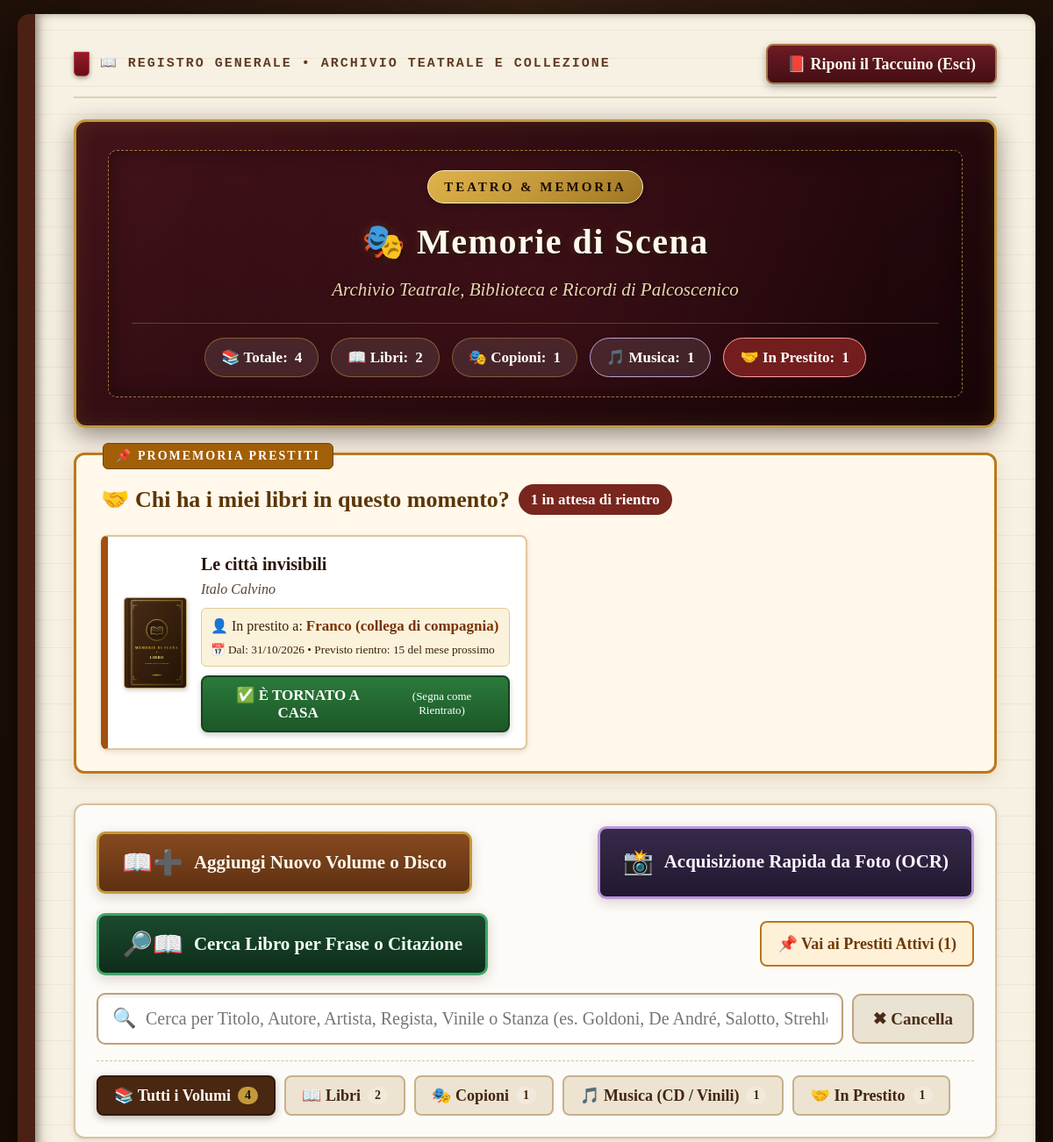
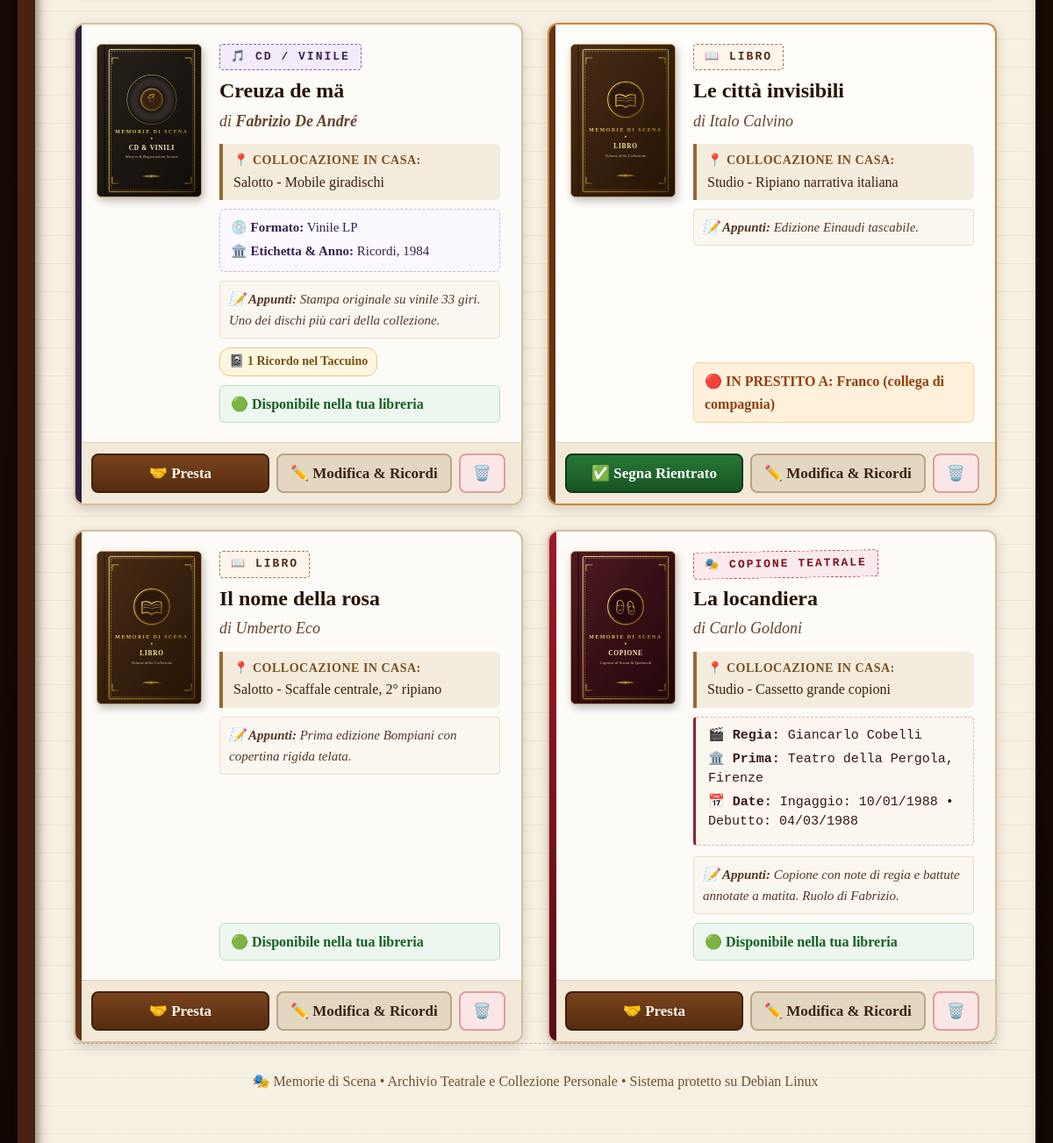
Before: / with the older database file (2 pictures, top to bottom).
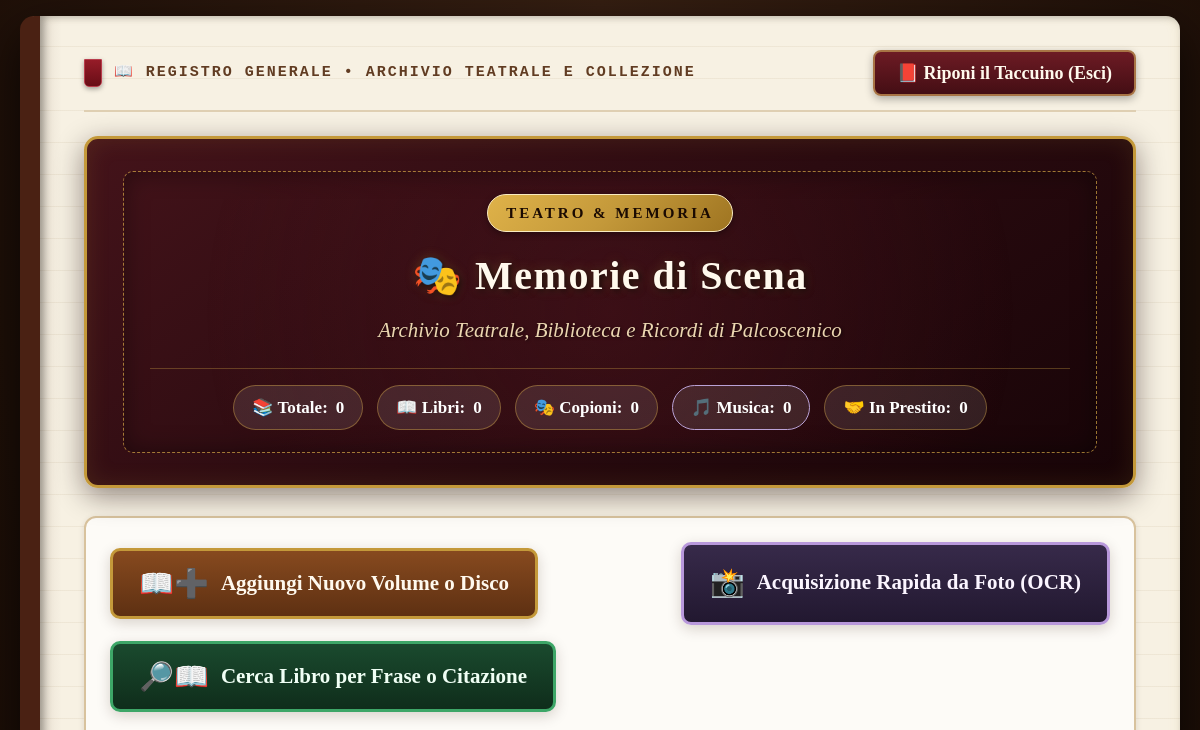
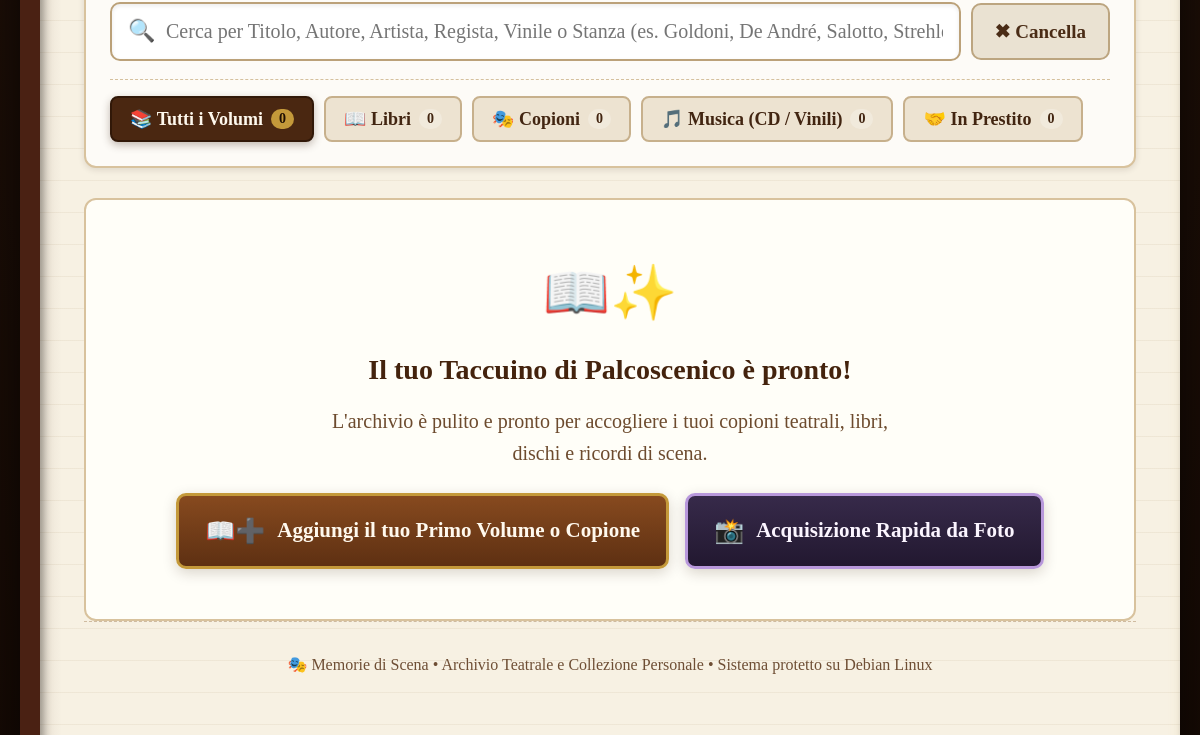
After: the same page with the newer database file (2 pictures, top to bottom).
### tables this page shows
CREATE TABLE prestiti (
            id INTEGER PRIMARY KEY AUTOINCREMENT,
            elemento_id INTEGER NOT NULL REFERENCES elementi(id) ON DELETE CASCADE,
            nome_persona TEXT NOT NULL,
            data_prestito TEXT NOT NULL,
            data_rientro_prevista TEXT,
            data_rientro_effettiva TEXT,
            stato TEXT NOT NULL DEFAULT 'In Prestito' CHECK(stato IN ('In Prestito', 'Rientrato'))
        );

CREATE TABLE "elementi" (
            id INTEGER PRIMARY KEY AUTOINCREMENT,
            tipo TEXT NOT NULL CHECK(tipo IN ('Libro', 'Copione', 'CD / Vinile')),
            titolo TEXT NOT NULL,
            autore TEXT,
            collocazione_casa TEXT,
            note TEXT,
            copertina_path TEXT,
            data_inserimento TEXT NOT NULL,
            regista TEXT,
            prima_esibizione_luogo TEXT,
            data_ingaggio TEXT,
            data_prima TEXT,
            formato TEXT,
            etichetta_anno TEXT
        );

### app.py (the view)
@app.route("/")
def index():
    with get_db() as conn:
        cursor = conn.cursor()
        cursor.execute("""
            SELECT
                p.id AS prestito_id,
                p.nome_persona,
                p.data_prestito,
                p.data_rientro_prevista,
                e.id AS elemento_id,
                e.tipo,
                e.titolo,
                e.autore,
                e.collocazione_casa,
                e.copertina_path
            FROM prestiti p
            JOIN elementi e ON p.elemento_id = e.id
            WHERE p.stato = 'In Prestito'
            ORDER BY p.id DESC
        """)
        prestiti_attivi = [dict(row) for row in cursor.fetchall()]
        cursor.execute("""
            SELECT
                e.*,
                p.id AS prestito_id,
                p.nome_persona AS prestito_persona,
                p.data_prestito AS prestito_data,
                p.data_rientro_prevista AS prestito_rientro_previsto,
                CASE WHEN p.id IS NOT NULL THEN 1 ELSE 0 END AS in_prestito,
                (SELECT COUNT(*) FROM appunti a WHERE a.elemento_id = e.id) AS num_appunti
            FROM elementi e
            LEFT JOIN prestiti p ON e.id = p.elemento_id AND p.stato = 'In Prestito'
            ORDER BY e.id DESC
        """)
        elementi = [dict(row) for row in cursor.fetchall()]
    conteggio_totale = len(elementi)
    conteggio_libri = sum(1 for el in elementi if el['tipo'] == 'Libro')
    conteggio_copioni = sum(1 for el in elementi if el['tipo'] == 'Copione')
    conteggio_musica = sum(1 for el in elementi if el['tipo'] == 'CD / Vinile')
    conteggio_prestiti = len(prestiti_attivi)
    return render_template(
        "index.html",
        elementi=elementi,
        prestiti_attivi=prestiti_attivi,
        totale=conteggio_totale,
        num_libri=conteggio_libri,
        num_copioni=conteggio_copioni,
        num_musica=conteggio_musica,
        num_prestiti=conteggio_prestiti,
        data_oggi=date.today().strftime("%d/%m/%Y")
    )

### templates/index.html (shortened to what this page needs)
<!DOCTYPE html>
<html lang="it">
<head>
  <link rel="stylesheet" href="{{ url_for('static', filename='css/style.css') }}">
</head>
<body>
  <div class="app-container">
    <div class="taccuino-top-bar">
      <div class="taccuino-tag">
        <span class="segnalibro-nastro"></span>
        <span class="taccuino-tag-testo">📖 REGISTRO GENERALE &bull; ARCHIVIO TEATRALE E COLLEZIONE</span>
      </div>
      <button type="button" class="btn-riponi-taccuino" onclick="apriModalChiudi()" title="Chiudi l'archivio e riponi il taccuino">
        <span>📕 Riponi il Taccuino (Esci)</span>
      </button>
    </div>
    <header class="main-header">
      <div class="header-cornice">
        <span class="header-badge">Teatro &amp; Memoria</span>
        <h1 class="main-title">🎭 Memorie di Scena</h1>
        <p class="main-subtitle">Archivio Teatrale, Biblioteca e Ricordi di Palcoscenico</p>
        <div class="stats-bar">
          <div class="stat-pill">
            <span>📚 Totale:</span> <strong>{{ totale }}</strong>
          </div>
          <div class="stat-pill">
            <span>📖 Libri:</span> <strong>{{ num_libri }}</strong>
          </div>
          <div class="stat-pill">
            <span>🎭 Copioni:</span> <strong>{{ num_copioni }}</strong>
          </div>
          <div class="stat-pill" style="border-color: #baa2d6;">
            <span>🎵 Musica:</span> <strong>{{ num_musica }}</strong>
          </div>
          {% if num_prestiti > 0 %}
          <div class="stat-pill alert">
            <span>🤝 In Prestito:</span> <strong>{{ num_prestiti }}</strong>
          </div>
          {% else %}
          <div class="stat-pill">
            <span>🤝 In Prestito:</span> <strong>0</strong>
          </div>
          {% endif %}
        </div>
      </div>
    </header>
    {% if prestiti_attivi %}
    <section class="prestiti-banner" id="sezionePrestitiAttivi">
      <div class="prestiti-banner-header">
        <h2 class="prestiti-banner-title">
          <span>🤝 Chi ha i miei libri in questo momento?</span>
          <span class="prestiti-count-tag">{{ prestiti_attivi|length }} in attesa di rientro</span>
        </h2>
      </div>
      <div class="prestiti-grid">
        {% for p in prestiti_attivi %}
        <div class="prestito-row-card">
          <img src="{{ p.copertina_path }}" alt="Copertina" class="prestito-thumb" onerror="this.src='/static/covers/default_{{ 'copione' if p.tipo == 'Copione' else ('musica' if p.tipo == 'CD / Vinile' else 'libro') }}.svg'">
          <div class="prestito-info">
            <div class="prestito-titolo">{{ p.titolo }}</div>
            <div class="prestito-autore">{% if p.autore %}{{ p.autore }}{% else %}Autore/Artista non indicato{% endif %}</div>
            <div class="prestito-destinatario">
              👤 In prestito a: <strong>{{ p.nome_persona }}</strong><br>
              <small>📅 Dal: {{ p.data_prestito }}{% if p.data_rientro_prevista %} &bull; Previsto rientro: {{ p.data_rientro_prevista }}{% endif %}</small>
            </div>
            <form action="{{ url_for('segna_rientro', prestito_id=p.prestito_id) }}" method="POST" onsubmit="return confirm('Confermi che {{ p.nome_persona }} ha restituito il volume \'{{ p.titolo }}\'?');">
              <button type="submit" class="btn-rientro-rapido">
                <span>✅ È TORNATO A CASA</span>
                <small style="font-size: 13px; font-weight: normal;">(Segna come Rientrato)</small>
              </button>
            </form>
          </div>
        </div>
        {% endfor %}
      </div>
    </section>
    {% endif %}
    <section class="toolbar-section">
      <div class="toolbar-row-top">
        <button type="button" class="btn-aggiungi-grande" onclick="apriModalNuovo()">
          <span style="font-size: 28px;">📖➕</span>
          <span>Aggiungi Nuovo Volume o Disco</span>
        </button>
        <a href="{{ url_for('acquisizione_ocr') }}" class="btn-ocr-grande">
          <span style="font-size: 28px;">📸</span>
          <span>Acquisizione Rapida da Foto (OCR)</span>
        </a>
        <button type="button" class="btn-citazione-grande" onclick="apriModalRicercaCitazione()">
          <span style="font-size: 28px;">🔎📖</span>
          <span>Cerca Libro per Frase o Citazione</span>
        </button>
        {% if prestiti_attivi %}
        <a href="#sezionePrestitiAttivi" class="tab-btn" style="background: #fff0d8; border-color: #ba761e; color: #6e3a03;">
          <span>📌 Vai ai Prestiti Attivi ({{ prestiti_attivi|length }})</span>
        </a>
        {% endif %}
      </div>
      <div class="search-container">
        <div class="search-input-wrapper">
          <span class="search-icon">🔍</span>
          <input type="text" id="campoRicerca" class="search-input"
                 placeholder="Cerca per Titolo, Autore, Artista, Regista, Vinile o Stanza (es. Goldoni, De André, Salotto, Strehler)..."
                 autocomplete="off">
        </div>
        <button type="button" class="btn-pulisci-ricerca" id="btnCancellaRicerca" onclick="cancellaRicerca()">
          ✖ Cancella
        </button>
      </div>
      <div class="filter-tabs">
        <button type="button" class="tab-btn active" data-filter="tutti" onclick="applicaFiltroTipo('tutti', this)">
          <span>📚 Tutti i Volumi</span>
          <span class="tab-badge" id="badgeTotale">{{ totale }}</span>
        </button>
        <button type="button" class="tab-btn" data-filter="Libro" onclick="applicaFiltroTipo('Libro', this)">
          <span>📖 Libri</span>
          <span class="tab-badge">{{ num_libri }}</span>
        </button>
        <button type="button" class="tab-btn" data-filter="Copione" onclick="applicaFiltroTipo('Copione', this)">
          <span>🎭 Copioni</span>
          <span class="tab-badge">{{ num_copioni }}</span>
        </button>
        <button type="button" class="tab-btn" data-filter="CD / Vinile" onclick="applicaFiltroTipo('CD / Vinile', this)">
          <span>🎵 Musica (CD / Vinili)</span>
          <span class="tab-badge">{{ num_musica }}</span>
        </button>
        <button type="button" class="tab-btn" data-filter="in_prestito" onclick="applicaFiltroTipo('in_prestito', this)">
          <span>🤝 In Prestito</span>
          <span class="tab-badge">{{ num_prestiti }}</span>
        </button>
      </div>
    </section>
    <main>
      <div class="libri-grid" id="grigliaLibri">
        {% for el in elementi %}
        <article class="libro-card {% if el.tipo == 'Copione' %}tipo-copione{% elif el.tipo == 'CD / Vinile' %}tipo-musica{% endif %} {% if el.in_prestito %}in-prestito{% endif %}"
                 data-id="{{ el.id }}"
                 data-tipo="{{ el.tipo }}"
                 data-prestito="{{ '1' if el.in_prestito else '0' }}"
                 data-search="{{ (el.titolo ~ ' ' ~ (el.autore or '') ~ ' ' ~ (el.collocazione_casa or '') ~ ' ' ~ (el.note or '') ~ ' ' ~ (el.regista or '') ~ ' ' ~ (el.prima_esibizione_luogo or '') ~ ' ' ~ (el.formato or '') ~ ' ' ~ (el.etichetta_anno or '') ~ ' ' ~ (el.prestito_persona or ''))|lower }}">
          <div class="libro-card-body">
            <div class="libro-cover-container">
              <img src="{{ el.copertina_path }}"
                   alt="Copertina di {{ el.titolo }}"
                   class="libro-cover-img"
                   onerror="this.src='/static/covers/default_{{ 'copione' if el.tipo == 'Copione' else ('musica' if el.tipo == 'CD / Vinile' else 'libro') }}.svg'">
            </div>
            <div class="libro-content">
              <span class="badge-tipo {% if el.tipo == 'Copione' %}copione{% elif el.tipo == 'CD / Vinile' %}musica{% else %}libro{% endif %}">
                {% if el.tipo == 'Copione' %}
                  🎭 COPIONE TEATRALE
                {% elif el.tipo == 'CD / Vinile' %}
                  🎵 CD / VINILE
                {% else %}
                  📖 LIBRO
                {% endif %}
              </span>
              <h2 class="libro-titolo">{{ el.titolo }}</h2>
              <div class="libro-autore">
                {% if el.autore %}
                  {% if el.tipo == 'CD / Vinile' %}
                    di <strong>{{ el.autore }}</strong>
                  {% else %}
                    di {{ el.autore }}
                  {% endif %}
                {% else %}
                  <span style="opacity: 0.65;">Autore non specificato</span>
                {% endif %}
              </div>
              <div class="collocazione-box">
                <strong>📍 Collocazione in Casa:</strong>
                <span>{{ el.collocazione_casa or 'Posizione non ancora indicata' }}</span>
              </div>
              {% if el.tipo == 'Copione' %}
                <div class="teatro-details">
                  {% if el.regista %}
                    <div><strong>🎬 Regia:</strong> {{ el.regista }}</div>
                  {% endif %}
                  {% if el.prima_esibizione_luogo %}
                    <div><strong>🏛️ Prima:</strong> {{ el.prima_esibizione_luogo }}</div>
                  {% endif %}
                  {% if el.data_ingaggio or el.data_prima %}
                    <div>
                      <strong>📅 Date:</strong>
                      {% if el.data_ingaggio %}Ingaggio: {{ el.data_ingaggio }}{% endif %}
                      {% if el.data_ingaggio and el.data_prima %} &bull; {% endif %}
                      {% if el.data_prima %}Debutto: {{ el.data_prima }}{% endif %}
                    </div>
                  {% endif %}
                </div>
              {% endif %}
              {% if el.tipo == 'CD / Vinile' %}
                <div class="musica-details">
                  {% if el.formato %}
                    <div><strong>💿 Formato:</strong> {{ el.formato }}</div>
                  {% endif %}
                  {% if el.etichetta_anno %}
                    <div><strong>🏛️ Etichetta &amp; Anno:</strong> {{ el.etichetta_anno }}</div>
                  {% endif %}
                </div>
              {% endif %}
              {% if el.note %}
                <div class="note-box">
                  <strong>📝 Appunti:</strong> {{ el.note }}
                </div>
              {% endif %}
              {% if el.num_appunti and el.num_appunti > 0 %}
                <div class="ricordi-pill">
                  <span>📓 {{ el.num_appunti }} Ricord{{ 'o' if el.num_appunti == 1 else 'i' }} nel Taccuino</span>
                </div>
              {% endif %}
              {% if el.in_prestito %}
                <div class="stato-prestito-box fuori">
                  <span>🔴 IN PRESTITO A: <strong>{{ el.prestito_persona }}</strong></span>
                </div>
              {% else %}
                <div class="stato-prestito-box in-casa">
                  <span>🟢 Disponibile nella tua libreria</span>
                </div>
              {% endif %}
            </div>
          </div>
          <footer class="libro-card-actions">
            {% if el.in_prestito %}
              <form action="{{ url_for('segna_rientro', prestito_id=el.prestito_id) }}" method="POST" style="flex:1; display:flex;" onsubmit="return confirm('Confermi che \'{{ el.titolo }}\' è stato restituito?');">
                <button type="submit" class="btn-card btn-rientro">
                  ✅ Segna Rientrato
                </button>
              </form>
            {% else %}
              <button type="button" class="btn-card btn-presta" onclick="apriModalPrestito('{{ el.id }}', '{{ el.titolo|replace("'", "\\'") }}')">
                🤝 Presta
              </button>
            {% endif %}
            <button type="button" class="btn-card btn-modifica" onclick="apriModalModifica('{{ el.id }}')" title="Modifica dati, collocazione o taccuino ricordi">
              ✏️ Modifica &amp; Ricordi
            </button>
            <button type="button" class="btn-card btn-elimina" onclick="confermaElimina('{{ el.id }}', '{{ el.titolo|replace("'", "\\'") }}')" title="Rimuovi dall'archivio">
              🗑️
            </button>
          </footer>
        </article>
        {% endfor %}
        {% if totale == 0 %}
        <div class="nessun-risultato" style="display: block; border-style: solid; border-color: #d8c29d; background: #fffef8;">
          <div class="nessun-risultato-icon">📖✨</div>
          <h3 style="color: #44230d; font-size: 28px; margin-bottom: 12px;">Il tuo Taccuino di Palcoscenico è pronto!</h3>
          <p style="color: #6d4b2e; font-size: 20px; max-width: 600px; margin: 0 auto 24px auto;">
            L'archivio è pulito e pronto per accogliere i tuoi copioni teatrali, libri, dischi e ricordi di scena.
          </p>
          <div style="display: flex; gap: 16px; justify-content: center; flex-wrap: wrap;">
            <button type="button" class="btn-aggiungi-grande" onclick="apriModalNuovo()">
              <span style="font-size: 24px;">📖➕</span>
              <span>Aggiungi il tuo Primo Volume o Copione</span>
            </button>
            <a href="{{ url_for('acquisizione_ocr') }}" class="btn-ocr-grande">
              <span style="font-size: 24px;">📸</span>
              <span>Acquisizione Rapida da Foto</span>
            </a>
          </div>
        </div>
        {% endif %}
      </div>
    </main>
    <footer class="main-footer">
      <p>🎭 Memorie di Scena &bull; Archivio Teatrale e Collezione Personale &bull; Sistema protetto su Debian Linux</p>
    </footer>
  </div>
</body>
</html>

Changed rows visible on the page:
removed prestiti: copertina_path (placeholder picture), titolo "Le città invisibili", autore "Italo Calvino", nome_persona "Franco (collega di compagnia)", data_prestito "31/10/2026", data_rientro_prevista "15 del mese prossimo", shows "📖 LIBRO", collocazione_casa "Studio - Ripiano narrativa italiana", note "Edizione Einaudi tascabile.", prestito_persona "Franco (collega di compagnia)"
removed elementi: copertina_path (placeholder picture), tipo "🎵 CD / VINILE", titolo "Creuza de mä", autore "Fabrizio De André", collocazione_casa "Salotto - Mobile giradischi", formato "Vinile LP", etichetta_anno "Ricordi, 1984", note "Stampa originale su vinile 33 giri. Uno dei dischi più cari della collezione.", num_appunti "1", num_appunti "o", shows "🟢 Disponibile nella tua libreria"
removed elementi: copertina_path (placeholder picture), tipo "📖 LIBRO", titolo "Il nome della rosa", autore "Umberto Eco", collocazione_casa "Salotto - Scaffale centrale, 2° ripiano", note "Prima edizione Bompiani con copertina rigida telata.", shows "🟢 Disponibile nella tua libreria"
removed elementi: copertina_path (placeholder picture), tipo "🎭 COPIONE TEATRALE", titolo "La locandiera", autore "Carlo Goldoni", collocazione_casa "Studio - Cassetto grande copioni", regista "Giancarlo Cobelli", prima_esibizione_luogo "Teatro della Pergola, Firenze", data_ingaggio "10/01/1988", data_prima "04/03/1988", note "Copione con note di regia e battute annotate a matita. Ruolo di Fabrizio.", shows "🟢 Disponibile nella tua libreria"
Other visible differences:
{{ totale }}: "4" → "0"
{{ num_libri }}: "2" → "0"
{{ num_copioni }}: "1" → "0"
{{ num_musica }}: "1" → "0"
{{ num_prestiti }}: "1" → "0"
{{ num_prestiti }}: "1" → (not shown)
{{ prestiti_attivi|length }}: "1" → (not shown)
text no longer shown: "🤝 Chi ha i miei libri in questo momento? in attesa di rientro 📌 Vai ai Prestiti Attivi ( )"
text now shown: "0 📖✨ Il tuo Taccuino di Palcoscenico è pronto! L'archivio è pulito e pronto per accogliere i tuoi copioni teatrali, libri, dischi e ricordi di scena. 📖➕ Aggiungi il tuo Primo Volume o Copione 📸 Acquisizione Rapida da Foto"
